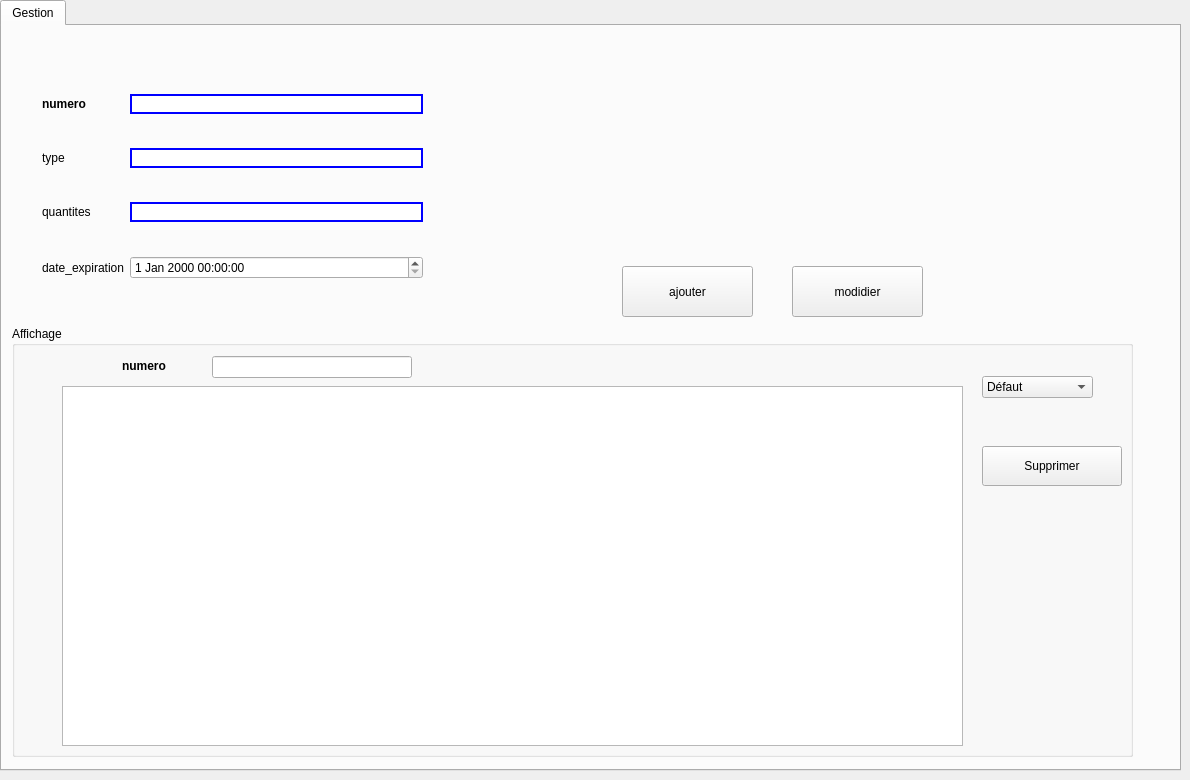
    <widget class="QWidget" name="ArticleTW">
     <attribute name="title">
      <string>Article</string>
     </attribute>
     <widget class="QTabWidget" name="Salaries_2">
      <property name="geometry">
       <rect>
        <x>0</x>
        <y>0</y>
        <width>1181</width>
        <height>771</height>
       </rect>
      </property>
      <property name="currentIndex">
       <number>0</number>
      </property>
      <widget class="QWidget" name="GestionSTW_2">
       <attribute name="title">
        <string>Gestion</string>
       </attribute>
       <widget class="QPushButton" name="ajouter_articles">
        <property name="geometry">
         <rect>
          <x>620</x>
          <y>240</y>
          <width>131</width>
          <height>51</height>
         </rect>
        </property>
        <property name="text">
         <string>ajouter</string>
        </property>
       </widget>
       <widget class="QGroupBox" name="groupBox_4">
        <property name="geometry">
         <rect>
          <x>10</x>
          <y>300</y>
          <width>1121</width>
          <height>431</height>
         </rect>
        </property>
        <property name="title">
         <string>Affichage</string>
        </property>
        <widget class="QTableView" name="tabarticles_22">
         <property name="geometry">
          <rect>
           <x>50</x>
           <y>60</y>
           <width>901</width>
           <height>360</height>
          </rect>
         </property>
        </widget>
        <widget class="QPushButton" name="supprimer_articles">
         <property name="geometry">
          <rect>
           <x>970</x>
           <y>120</y>
           <width>140</width>
           <height>40</height>
          </rect>
         </property>
         <property name="text">
          <string>Supprimer</string>
         </property>
        </widget>
        <widget class="QLineEdit" name="numero_sup_rech_mod">
         <property name="geometry">
          <rect>
           <x>200</x>
           <y>30</y>
           <width>200</width>
           <height>22</height>
          </rect>
         </property>
        </widget>
        <widget class="QLabel" name="label_20">
         <property name="geometry">
          <rect>
           <x>110</x>
           <y>30</y>
           <width>76</width>
           <height>20</height>
          </rect>
         </property>
         <property name="font">
          <font>
           <weight>75</weight>
           <italic>false</italic>
           <bold>true</bold>
           <underline>false</underline>
           <strikeout>false</strikeout>
           <kerning>false</kerning>
          </font>
         </property>
         <property name="focusPolicy">
          <enum>Qt::ClickFocus</enum>
         </property>
         <property name="contextMenuPolicy">
          <enum>Qt::CustomContextMenu</enum>
         </property>
         <property name="frameShape">
          <enum>QFrame::NoFrame</enum>
         </property>
         <property name="frameShadow">
          <enum>QFrame::Plain</enum>
         </property>
         <property name="lineWidth">
          <number>1</number>
         </property>
         <property name="midLineWidth">
          <number>11</number>
         </property>
         <property name="text">
          <string>numero</string>
         </property>
         <property name="textFormat">
          <enum>Qt::PlainText</enum>
         </property>
         <property name="scaledContents">
          <bool>false</bool>
         </property>
         <property name="wordWrap">
          <bool>false</bool>
         </property>
        </widget>
        <widget class="QComboBox" name="TriA">
         <property name="geometry">
          <rect>
           <x>970</x>
           <y>50</y>
           <width>111</width>
           <height>22</height>
          </rect>
         </property>
         <item>
          <property name="text">
           <string>Défaut</string>
          </property>
         </item>
         <item>
          <property name="text">
           <string>Numéro</string>
          </property>
         </item>
         <item>
          <property name="text">
           <string>type</string>
          </property>
         </item>
         <item>
          <property name="text">
           <string>quantités</string>
          </property>
         </item>
         <item>
          <property name="text">
           <string>date d'expiration</string>
          </property>
         </item>
        </widget>
       </widget>
       <widget class="QWidget" name="layoutWidget_6">
        <property name="geometry">
         <rect>
          <x>40</x>
          <y>40</y>
          <width>381</width>
          <height>241</height>
         </rect>
        </property>
        <layout class="QGridLayout" name="gridLayout_5">
         <item row="0" column="0">
          <widget class="QLabel" name="label_7">
           <property name="font">
            <font>
             <weight>75</weight>
             <italic>false</italic>
             <bold>true</bold>
             <underline>false</underline>
             <strikeout>false</strikeout>
             <kerning>false</kerning>
            </font>
           </property>
           <property name="focusPolicy">
            <enum>Qt::ClickFocus</enum>
           </property>
           <property name="contextMenuPolicy">
            <enum>Qt::CustomContextMenu</enum>
           </property>
           <property name="frameShape">
            <enum>QFrame::NoFrame</enum>
           </property>
           <property name="frameShadow">
            <enum>QFrame::Plain</enum>
           </property>
           <property name="lineWidth">
            <number>1</number>
           </property>
           <property name="midLineWidth">
            <number>11</number>
           </property>
           <property name="text">
            <string>numero</string>
           </property>
           <property name="textFormat">
            <enum>Qt::PlainText</enum>
           </property>
           <property name="scaledContents">
            <bool>false</bool>
           </property>
           <property name="wordWrap">
            <bool>false</bool>
           </property>
          </widget>
         </item>
         <item row="2" column="0">
          <widget class="QLabel" name="label_9">
           <property name="text">
            <string>quantites</string>
           </property>
          </widget>
         </item>
         <item row="2" column="1">
          <widget class="QLineEdit" name="lineEdit_quantites">
           <property name="styleSheet">
            <string notr="true">border-width:2px;
border-style:solid;
border-color:blue;</string>
           </property>
          </widget>
         </item>
         <item row="3" column="0">
          <widget class="QLabel" name="label_11">
           <property name="text">
            <string>date_expiration</string>
           </property>
          </widget>
         </item>
         <item row="1" column="0">
          <widget class="QLabel" name="label_12">
           <property name="text">
            <string>type</string>
           </property>
          </widget>
         </item>
         <item row="1" column="1">
          <widget class="QLineEdit" name="lineEdit_type">
           <property name="styleSheet">
            <string notr="true">border-width:2px;
border-style:solid;
border-color:blue;</string>
           </property>
          </widget>
         </item>
         <item row="0" column="1">
          <widget class="QLineEdit" name="lineEdit_numeo">
           <property name="styleSheet">
            <string notr="true">border-width:2px;
border-style:solid;
border-color:blue;</string>
           </property>
          </widget>
         </item>
         <item row="3" column="1">
          <widget class="QDateTimeEdit" name="lineEdit_date_expiration"/>
         </item>
        </layout>
       </widget>
       <widget class="QPushButton" name="modidier_article">
        <property name="geometry">
         <rect>
          <x>790</x>
          <y>240</y>
          <width>131</width>
          <height>51</height>
         </rect>
        </property>
        <property name="text">
         <string>modidier</string>
        </property>
       </widget>
      </widget>
     </widget>
    </widget>
